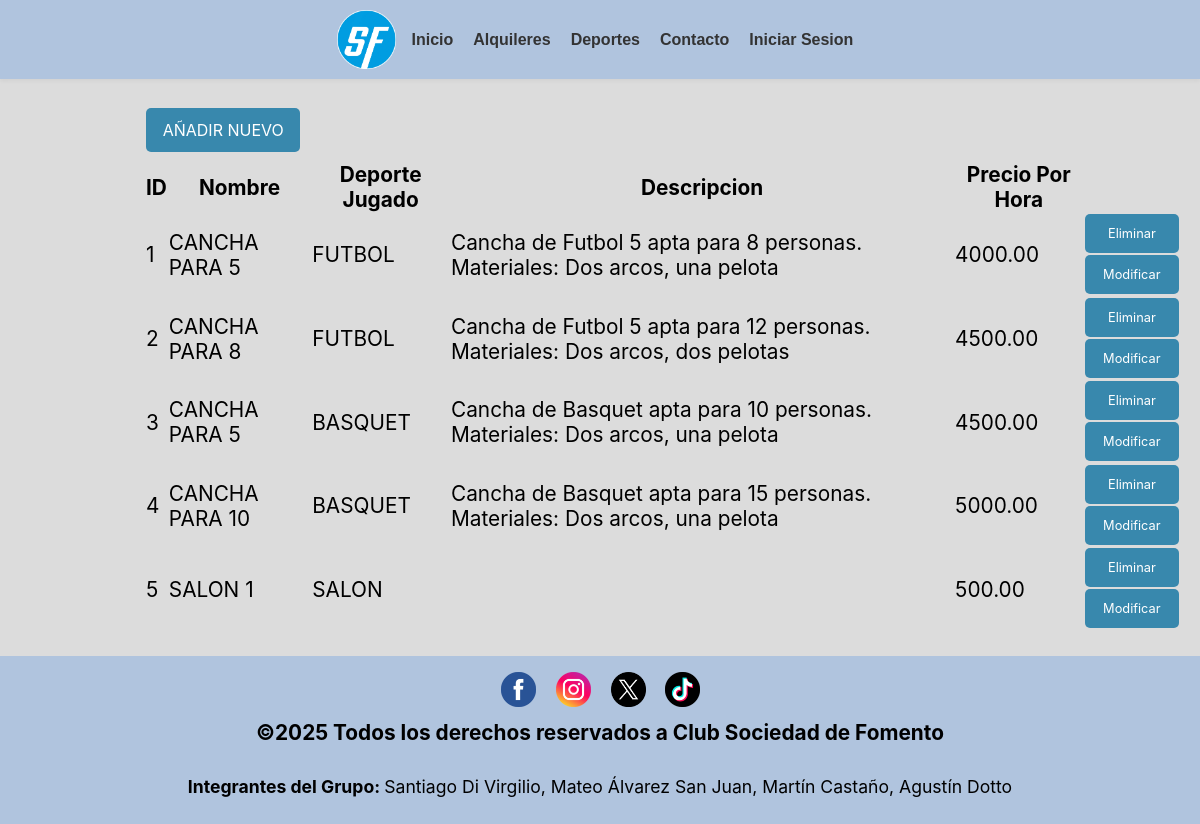
The page /canchas_tablas.php on the database as committed earlier.
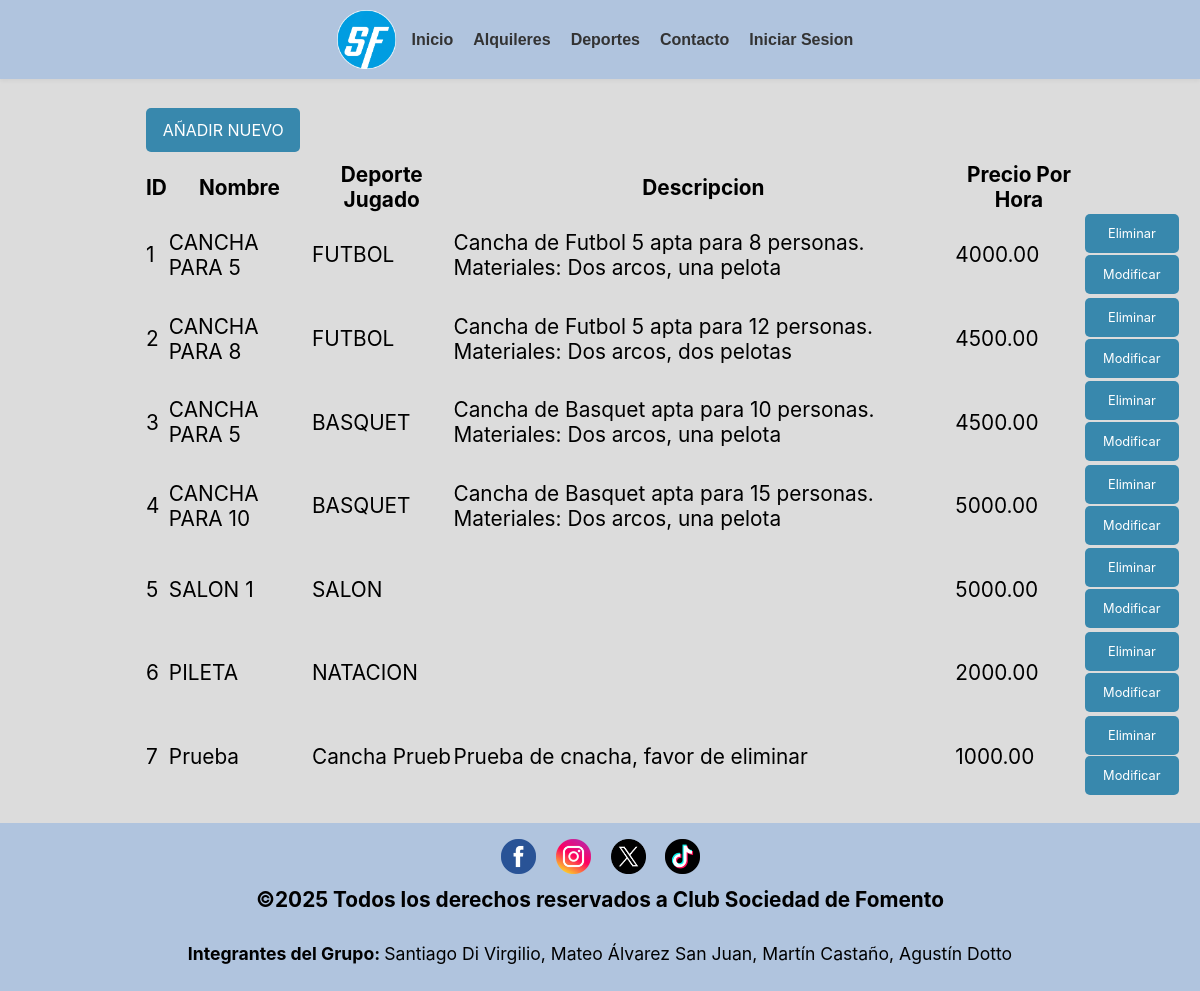
The same page on the database as committed later.
### tables this page shows
CREATE TABLE `canchas` (
  `id_cancha` int(5) NOT NULL,
  `nombre` varchar(50) NOT NULL,
  `tipo` varchar(30) NOT NULL,
  `descripcion` varchar(255) NOT NULL,
  `precio_hora` decimal(10,2) NOT NULL
);

### canchas_tablas.php (the view, shortened to what this page needs)
<!DOCTYPE html>
<html lang="es">
<head>
	<link rel="stylesheet" href="https://cdnjs.cloudflare.com/ajax/libs/font-awesome/4.7.0/css/font-awesome.min.css">
	<link rel="stylesheet" type="text/css" href="css/estilos.css">
</head>
<body>
	<header>
		<a href="index.php"><img src="imagenes/logo.webp" alt="Logo de la página" class="logo"></a>
	    <?php
	    include("NAV.php");
	    include("conexion.php");
	    $llamado_canchas = mysqli_query($conexion, "SELECT * FROM canchas");
	    ?>
	</header>
	<div class="tablas">
			<article id="tab1">
            <table>
                    <tr>
                        <td><a class="btn-añadir-deporte" href="formu_cancha.php">AÑADIR NUEVO</a></td>
                    </tr>
                </table>
                <table>
                    <thead>
                        <th class="tabla_cancha">ID</th>
                        <th class="tabla_cancha">Nombre</th>
                        <th class="tabla_cancha">Deporte Jugado</th>
                        <th class="tabla_cancha">Descripcion</th>
                        <th class="tabla_cancha">Precio Por Hora</th>
                    </thead>
                    <?php while($var_canchas = mysqli_fetch_assoc($llamado_canchas)){?>
                    <tr>
                        <td class="tabla_cancha"><?php echo $var_canchas["id_cancha"];?></td>
                        <td class="tabla_cancha"><?php echo $var_canchas["nombre"];?></td>
                        <td class="tabla_cancha"><?php echo $var_canchas["tipo"];?></td>
                        <td class="tabla_cancha"><?php echo $var_canchas["descripcion"];?></td>
                        <td class="tabla_cancha"><?php echo $var_canchas["precio_hora"];?></td>
                        <td>
                            <a class="btn-editar-deporte" href="darbaja_cancha.php?id_cancha=<?php echo $var_canchas["id_cancha"];?>">Eliminar</a>
                            <a class="btn-editar-deporte" href="modificar_cancha_formu.php?id_cancha=<?php echo $var_canchas["id_cancha"];?>">Modificar</a>
                        </td>
                    </tr>
                    <?php }?>
                </table>
			</article>
        </div>
<footer>
<?php
    include("FOOTER.php");
?>
</footer>
</body>
</html>

Rows that differ between the two databases and show on the page:
changed canchas "SALON 1": precio_hora "500.00" → "5000.00"
added canchas: id_cancha "6", nombre "PILETA", tipo "NATACION", precio_hora "2000.00"
added canchas: id_cancha "7", nombre "Prueba", tipo "Cancha Prueb", descripcion "Prueba de cnacha, favor de eliminar", precio_hora "1000.00"
